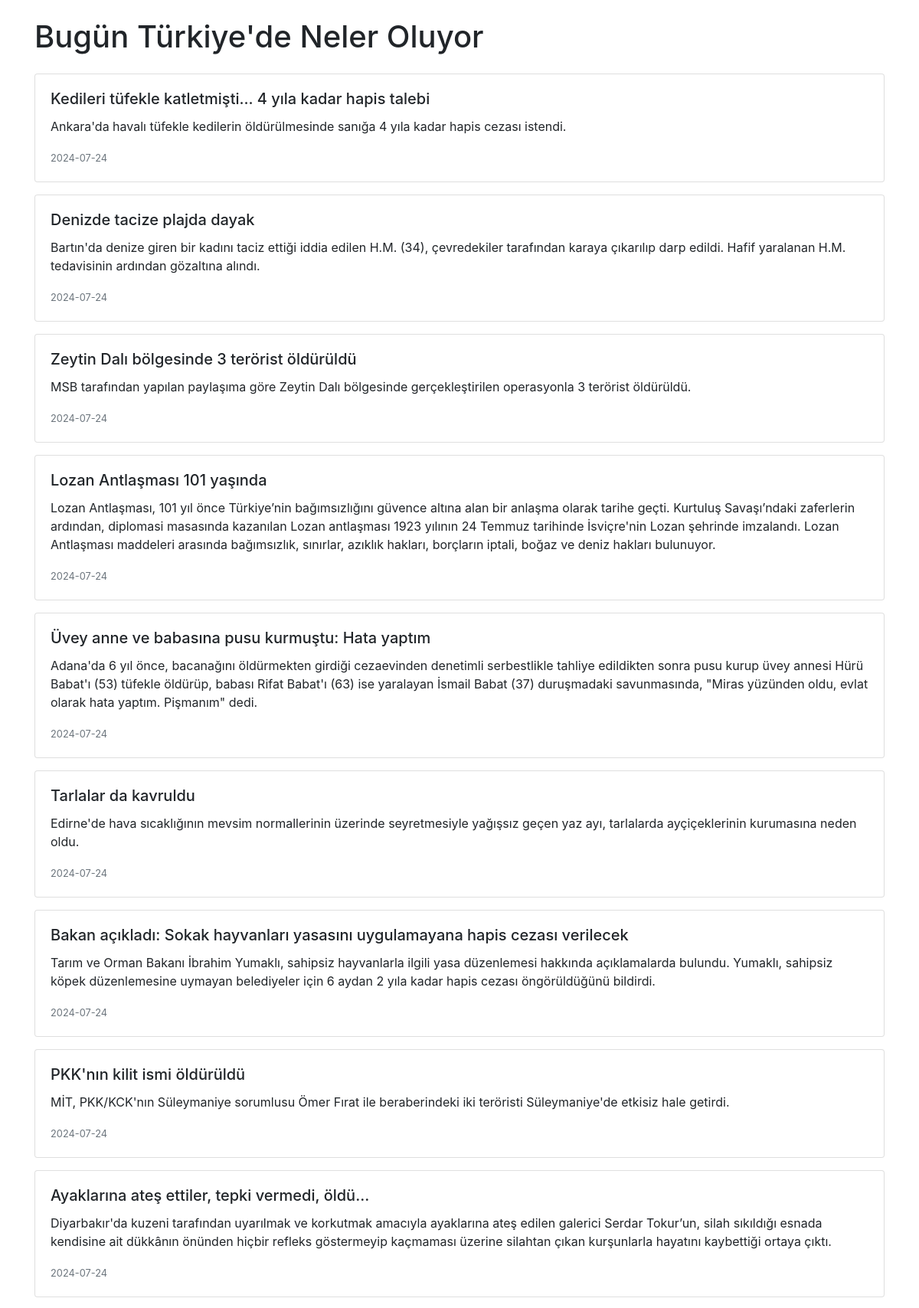
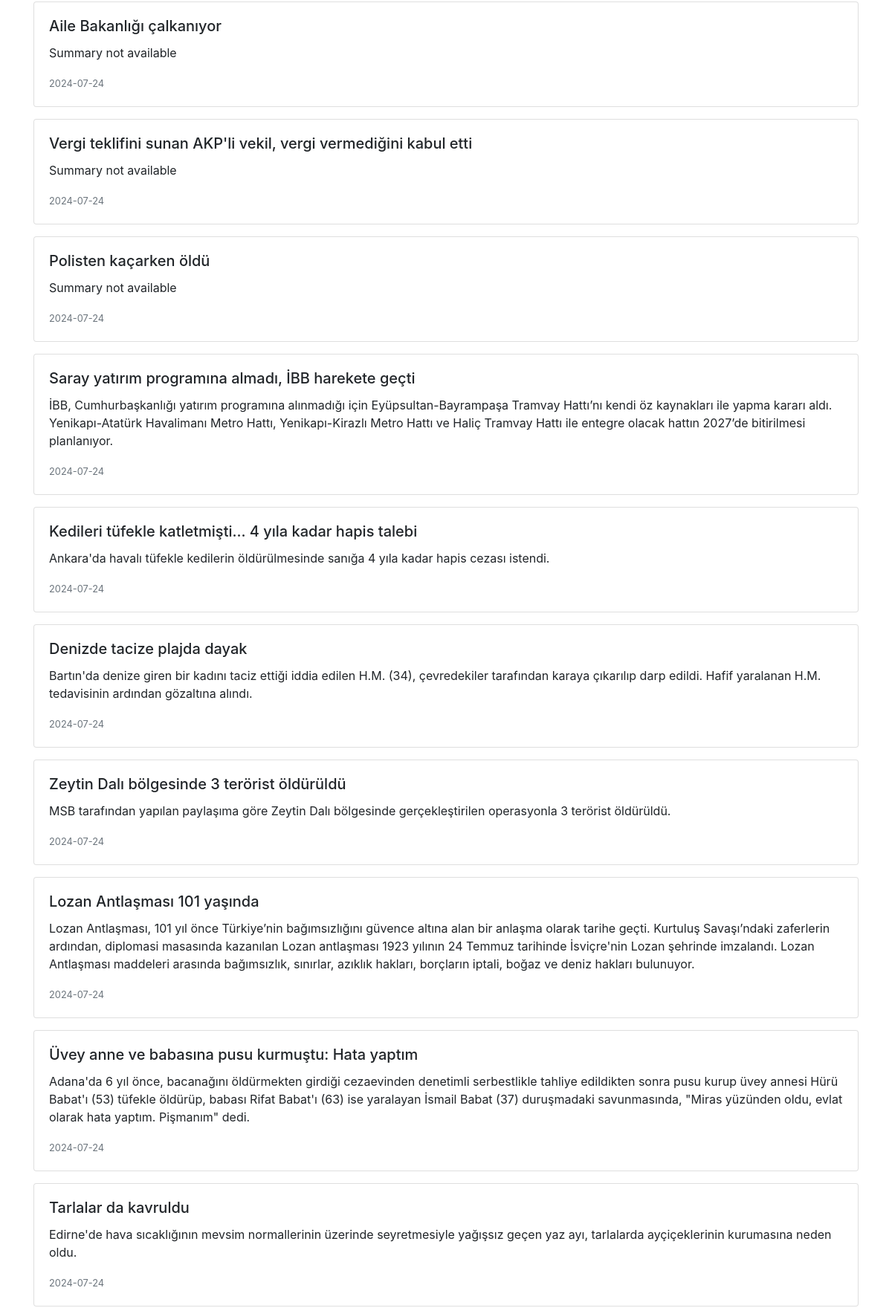
The page / (upper part) on the database its author committed (2 pictures, top to bottom).
### tables this page shows
CREATE TABLE news (
            id INTEGER PRIMARY KEY,
            date TEXT,
            headline TEXT,
            summary TEXT
        );

### app.py (the view)
@app.route('/')
def index():
    news = get_news()
    return render_template('index.html', news=news)

### app.py (called while the page is built)
def get_news():
    conn = sqlite3.connect('news.db')
    c = conn.cursor()
    c.execute('SELECT * FROM news ORDER BY date DESC')
    news = c.fetchall()
    conn.close()
    return news

### templates/index.html (shortened to what this page needs)
<!DOCTYPE html>
<html lang="en">
<head>
    <link rel="stylesheet" href="https://stackpath.bootstrapcdn.com/bootstrap/4.5.2/css/bootstrap.min.css">
</head>
<body>
    <div class="container">
        <h1 class="my-4">Bugün Türkiye'de Neler Oluyor</h1>
        {% if news %}
            {% for item in news %}
                <div class="card my-3">
                    <div class="card-body">
                        <h5 class="card-title">{{ item[2] }}</h5>
                        <p class="card-text">{{ item[3] }}</p>
                        <p class="card-text"><small class="text-muted">{{ item[1] }}</small></p>
                    </div>
                </div>
            {% endfor %}
        {% else %}
            <p>No news available.</p>
        {% endif %}
    </div>
</body>
</html>

### rows shown on the page
news: headline "Kedileri tüfekle katletmişti... 4 yıla kadar hapis talebi", summary "Ankara'da havalı tüfekle kedilerin öldürülmesinde sanığa 4 yıla kadar hapis cezası istendi.", date "2024-07-24"
news: headline "Denizde tacize plajda dayak", summary "Bartın'da denize giren bir kadını taciz ettiği iddia edilen H.M. (34), çevredekiler tarafından karaya çıkarılıp darp edildi. Hafif yaralanan H.M. tedavisinin ardından gözaltına alındı.", date "2024-07-24"
news: headline "Zeytin Dalı bölgesinde 3 terörist öldürüldü", summary "MSB tarafından yapılan paylaşıma göre Zeytin Dalı bölgesinde gerçekleştirilen operasyonla 3 terörist öldürüldü.", date "2024-07-24"
news: headline "Lozan Antlaşması 101 yaşında", summary "Lozan Antlaşması, 101 yıl önce Türkiye’nin bağımsızlığını güvence altına alan bir anlaşma olarak tarihe geçti. Kurtuluş Savaşı’ndaki zaferlerin ardından, diplomasi masasında kazanılan Lozan antlaşması 1923 yılının 24 Temmuz tarihinde İsviçre'nin Lozan şehrinde imzalandı. Lozan Antlaşması maddeleri arasında bağımsızlık, sınırlar, azıklık hakları, borçların iptali, boğaz ve deniz hakları bulunuyor.", date "2024-07-24"
news: headline "Üvey anne ve babasına pusu kurmuştu: Hata yaptım", summary "Adana'da 6 yıl önce, bacanağını öldürmekten girdiği cezaevinden denetimli serbestlikle tahliye edildikten sonra pusu kurup üvey annesi Hürü Babat'ı (53) tüfekle öldürüp, babası Rifat Babat'ı (63) ise yaralayan İsmail Babat (37) duruşmadaki savunmasında, \"Miras yüzünden oldu, evlat olarak hata yaptım. Pişmanım\" dedi.", date "2024-07-24"
news: headline "Tarlalar da kavruldu", summary "Edirne'de hava sıcaklığının mevsim normallerinin üzerinde seyretmesiyle yağışsız geçen yaz ayı, tarlalarda ayçiçeklerinin kurumasına neden oldu.", date "2024-07-24"
news: headline "Bakan açıkladı: Sokak hayvanları yasasını uygulamayana hapis cezası verilecek", summary "Tarım ve Orman Bakanı İbrahim Yumaklı, sahipsiz hayvanlarla ilgili yasa düzenlemesi hakkında açıklamalarda bulundu. Yumaklı, sahipsiz köpek düzenlemesine uymayan belediyeler için 6 aydan 2 yıla kadar hapis cezası öngörüldüğünü bildirdi.", date "2024-07-24"
news: headline "PKK'nın kilit ismi öldürüldü", summary "MİT, PKK/KCK'nın Süleymaniye sorumlusu Ömer Fırat ile beraberindeki iki teröristi Süleymaniye'de etkisiz hale getirdi.", date "2024-07-24"
news: headline "Ayaklarına ateş ettiler, tepki vermedi, öldü...", summary "Diyarbakır'da kuzeni tarafından uyarılmak ve korkutmak amacıyla ayaklarına ateş edilen galerici Serdar Tokur’un, silah sıkıldığı esnada kendisine ait dükkânın önünden hiçbir refleks göstermeyip kaçmaması üzerine silahtan çıkan kurşunlarla hayatını kaybettiği ortaya çıktı.", date "2024-07-24"
news: headline "Aile Bakanlığı çalkanıyor", summary "Summary not available", date "2024-07-24"
news: headline "Vergi teklifini sunan AKP'li vekil, vergi vermediğini kabul etti", summary "Summary not available", date "2024-07-24"
news: headline "Polisten kaçarken öldü", summary "Summary not available", date "2024-07-24"
news: headline "Saray yatırım programına almadı, İBB harekete geçti", summary "İBB, Cumhurbaşkanlığı yatırım programına alınmadığı için Eyüpsultan-Bayrampaşa Tramvay Hattı’nı kendi öz kaynakları ile yapma kararı aldı. Yenikapı-Atatürk Havalimanı Metro Hattı, Yenikapı-Kirazlı Metro Hattı ve Haliç Tramvay Hattı ile entegre olacak hattın 2027’de bitirilmesi planlanıyor.", date "2024-07-24"
news: headline "Kedileri tüfekle katletmişti... 4 yıla kadar hapis talebi", summary "Ankara'da havalı tüfekle kedilerin öldürülmesinde sanığa 4 yıla kadar hapis cezası istendi.", date "2024-07-24"
news: headline "Denizde tacize plajda dayak", summary "Bartın'da denize giren bir kadını taciz ettiği iddia edilen H.M. (34), çevredekiler tarafından karaya çıkarılıp darp edildi. Hafif yaralanan H.M. tedavisinin ardından gözaltına alındı.", date "2024-07-24"
news: headline "Zeytin Dalı bölgesinde 3 terörist öldürüldü", summary "MSB tarafından yapılan paylaşıma göre Zeytin Dalı bölgesinde gerçekleştirilen operasyonla 3 terörist öldürüldü.", date "2024-07-24"
news: headline "Lozan Antlaşması 101 yaşında", summary "Lozan Antlaşması, 101 yıl önce Türkiye’nin bağımsızlığını güvence altına alan bir anlaşma olarak tarihe geçti. Kurtuluş Savaşı’ndaki zaferlerin ardından, diplomasi masasında kazanılan Lozan antlaşması 1923 yılının 24 Temmuz tarihinde İsviçre'nin Lozan şehrinde imzalandı. Lozan Antlaşması maddeleri arasında bağımsızlık, sınırlar, azıklık hakları, borçların iptali, boğaz ve deniz hakları bulunuyor.", date "2024-07-24"
news: headline "Üvey anne ve babasına pusu kurmuştu: Hata yaptım", summary "Adana'da 6 yıl önce, bacanağını öldürmekten girdiği cezaevinden denetimli serbestlikle tahliye edildikten sonra pusu kurup üvey annesi Hürü Babat'ı (53) tüfekle öldürüp, babası Rifat Babat'ı (63) ise yaralayan İsmail Babat (37) duruşmadaki savunmasında, \"Miras yüzünden oldu, evlat olarak hata yaptım. Pişmanım\" dedi.", date "2024-07-24"
news: headline "Tarlalar da kavruldu", summary "Edirne'de hava sıcaklığının mevsim normallerinin üzerinde seyretmesiyle yağışsız geçen yaz ayı, tarlalarda ayçiçeklerinin kurumasına neden oldu.", date "2024-07-24"
